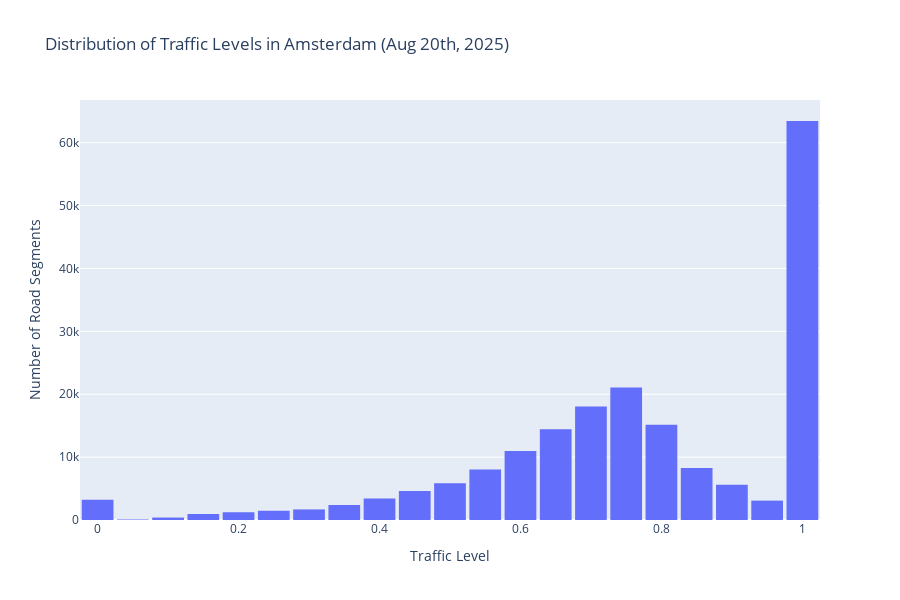

The code cell stored with this chart in its notebook:
### Code cell
import pandas as pd
import plotly.express as px
import pyarrow.parquet as pq
import os
import json
from io import StringIO

# --- Configuration ---
# The path to your uploaded Parquet file, pointing to the "Data" subfolder.
FILE_PATH = os.path.join('Data', '20250820163000_stream.tomtom.analyze-sail.parquet')
# We will take a 10% sample of the data to avoid memory issues.
SAMPLE_FRACTION = 0.1

# --- Helper Function to Decode Data ---
def parse_tomtom_data(value_string):
    """
    Parses the JSON string from the '_value' column, and then
    parses the CSV data contained within it.
    """
    try:
        # The value is not hex, but a string that contains a JSON object.
        # Find the start of the JSON object.
        start_index = value_string.find('{')
        if start_index == -1:
            return None # No JSON object found

        # Parse the JSON string into a Python dictionary
        data = json.loads(value_string[start_index:])
        
        # The actual traffic data is in a CSV formatted string in the 'data' field.
        if 'data' in data and isinstance(data['data'], str):
            csv_string = data['data']
            # Use pandas to read the CSV string directly into a DataFrame
            # StringIO treats the string like a file in memory.
            return pd.read_csv(StringIO(csv_string))
            
    except (json.JSONDecodeError, KeyError):
        # Ignore rows that can't be decoded or don't have the right structure.
        return None
    return None


# --- 1. Load the Data & Process ---
try:
    print(f"Loading a {SAMPLE_FRACTION*100}% sample from {FILE_PATH} to conserve memory...")
    parquet_file = pq.ParquetFile(FILE_PATH)

    list_of_sampled_dfs = []
    for batch in parquet_file.iter_batches():
        chunk_df = batch.to_pandas()
        list_of_sampled_dfs.append(chunk_df.sample(frac=SAMPLE_FRACTION))

    df_raw = pd.concat(list_of_sampled_dfs, ignore_index=True)
    print("Raw data loaded and sampled successfully!")

    # --- 2. Parse the '_value' column ---
    print("Parsing traffic data from the '_value' column...")
    
    # Apply the parsing function. This will return a list of small DataFrames.
    parsed_dfs = df_raw['_value'].apply(parse_tomtom_data)
    
    # Drop any rows where parsing failed
    parsed_dfs.dropna(inplace=True)
    
    # Concatenate the list of DataFrames into one single, clean DataFrame
    df = pd.concat(parsed_dfs.tolist(), ignore_index=True)

    print(f"Successfully parsed {len(df):,} road segment data points.")
    print("\nFirst 5 rows of the parsed data:")
    print(df.head())
    print("\nData columns:")
    print(df.columns)


    # --- 3. Create the Visualization ---
    # Since we have traffic levels for road segments (not lat/lon points),
    # a histogram is the best way to visualize the overall congestion.
    print("\nGenerating traffic level histogram...")
    fig_histogram = px.histogram(
        df,
        x='traffic_level',
        nbins=50, # We can adjust the number of bins for more/less detail
        title='Distribution of Traffic Levels in Amsterdam (Aug 20th, 2025)',
        labels={'traffic_level': 'Traffic Level (0 = No congestion, 1 = Max congestion)'},
        height=600
    )

    fig_histogram.update_layout(
        bargap=0.1,
        xaxis_title="Traffic Level",
        yaxis_title="Number of Road Segments"
    )

    # --- 4. Show the Histogram ---
    # This will open the interactive plot in your web browser.
    fig_histogram.show()

    print("\nVisualization generated. Check your web browser.")
    print("\nNOTE: To create a map, a separate file mapping 'id' to geographical shapes is needed.")


except FileNotFoundError:
    # This block is kept for robust error handling
    print(f"--- ERROR: File Not Found ---")
    print(f"The script could not find the file: '{FILE_PATH}'")
    try:
        current_directory = os.getcwd()
        print(f"\nThe script is currently running in this directory: {current_directory}")
        files_in_directory = os.listdir(current_directory)
        print("\nFiles in directory:", files_in_directory)
    except Exception as e:
        print(f"\nCould not list directory contents: {e}")

except Exception as e:
    print(f"An unexpected error occurred: {e}")

### Figure 1 — Plotly figure (JSON) as saved in the notebook; plotly's stock layout.template omitted (floating-point values rounded to 4 significant figures; data arrays with more than 128 entries replaced by an {"elided": "..."} marker saying what was removed)
{"data": [{"bingroup": "x", "hovertemplate": "Traffic Level (0 = No congestion, 1 = Max congestion)=%{x}<br>count=%{y}<extra></extra>", "legendgroup": "", "marker": {"color": "#636efa", "pattern": {"shape": ""}}, "name": "", "nbinsx": 50, "orientation": "v", "showlegend": false, "type": "histogram", "x": {"elided": "193356 float values"}, "xaxis": "x", "yaxis": "y"}], "layout": {"bargap": 0.1, "barmode": "relative", "height": 600, "legend": {"tracegroupgap": 0}, "title": {"text": "Distribution of Traffic Levels in Amsterdam (Aug 20th, 2025)"}, "xaxis": {"anchor": "y", "domain": [0, 1], "title": {"text": "Traffic Level"}}, "yaxis": {"anchor": "x", "domain": [0, 1], "title": {"text": "Number of Road Segments"}}}}
